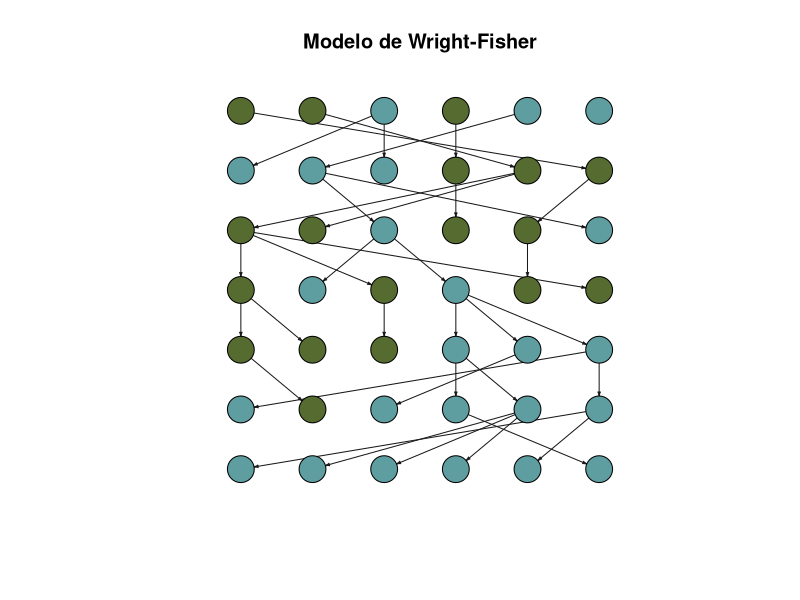
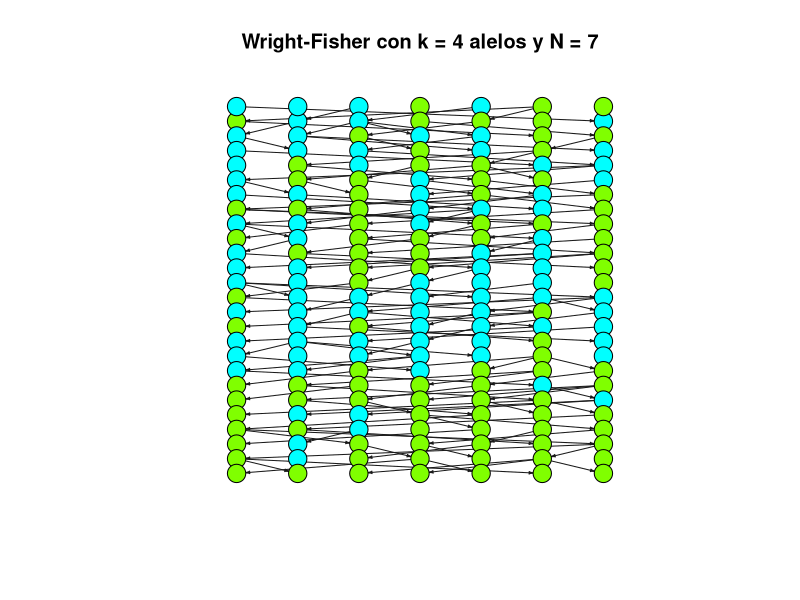
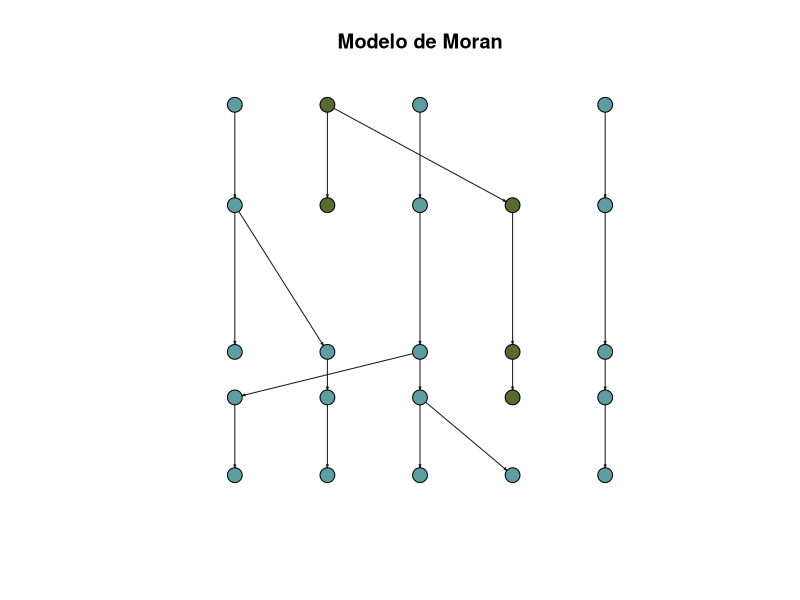
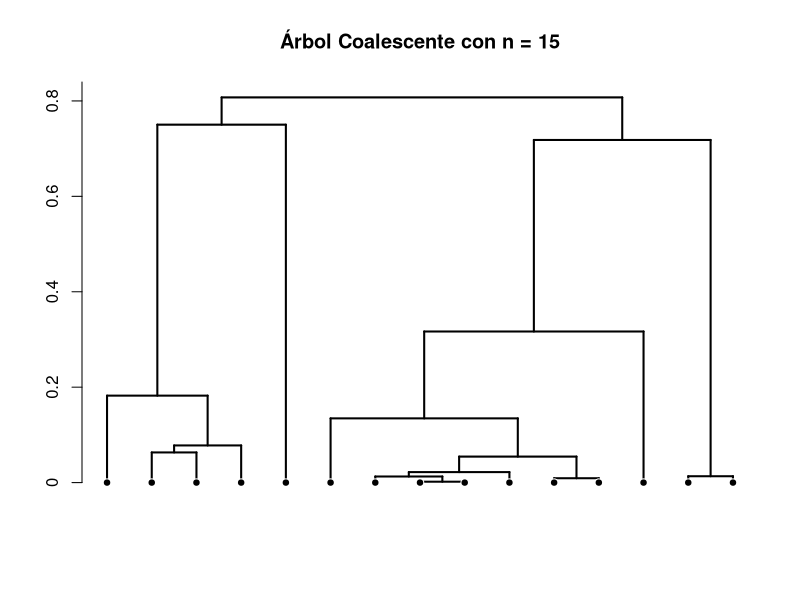
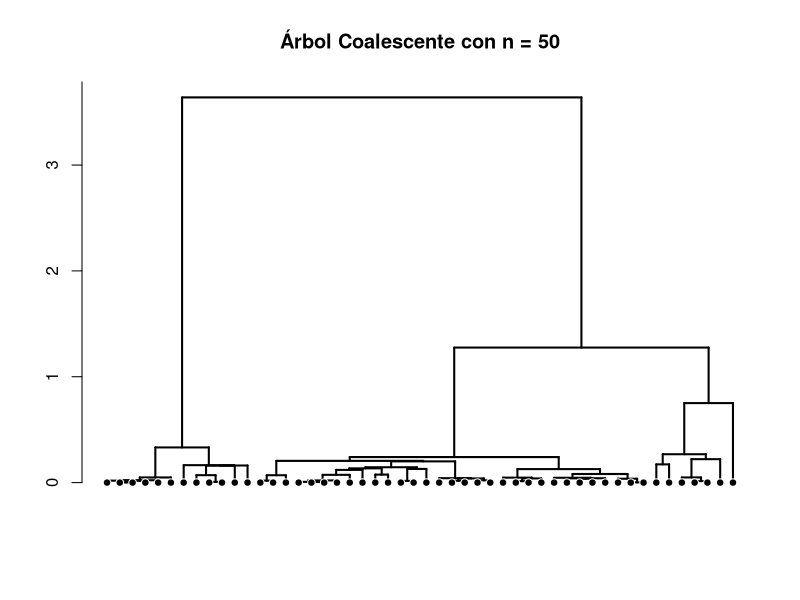
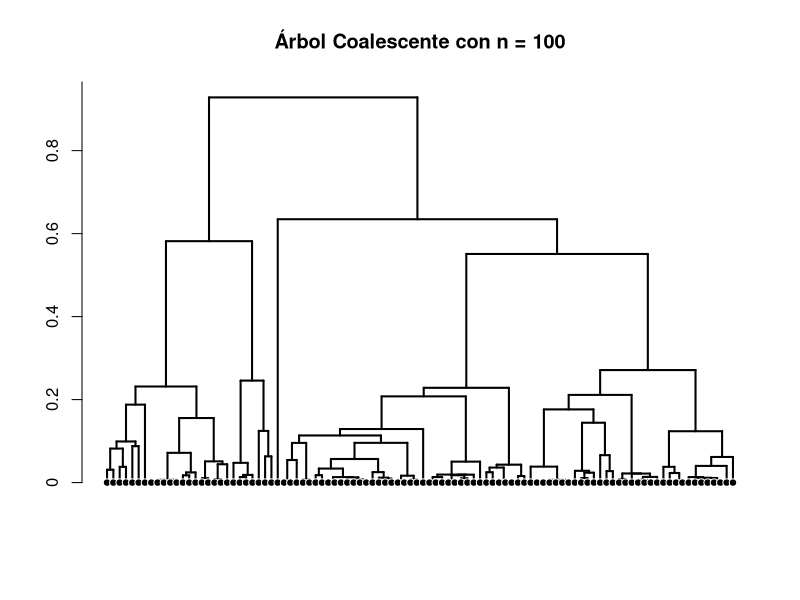
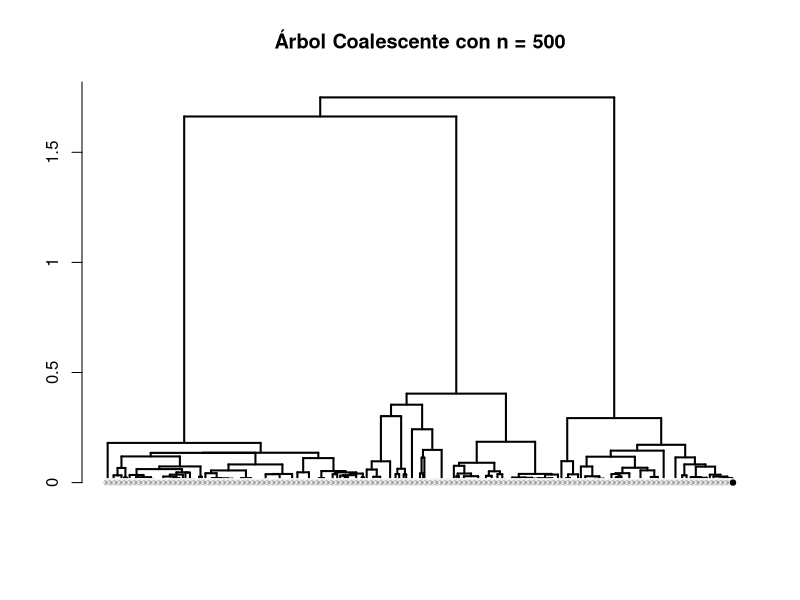
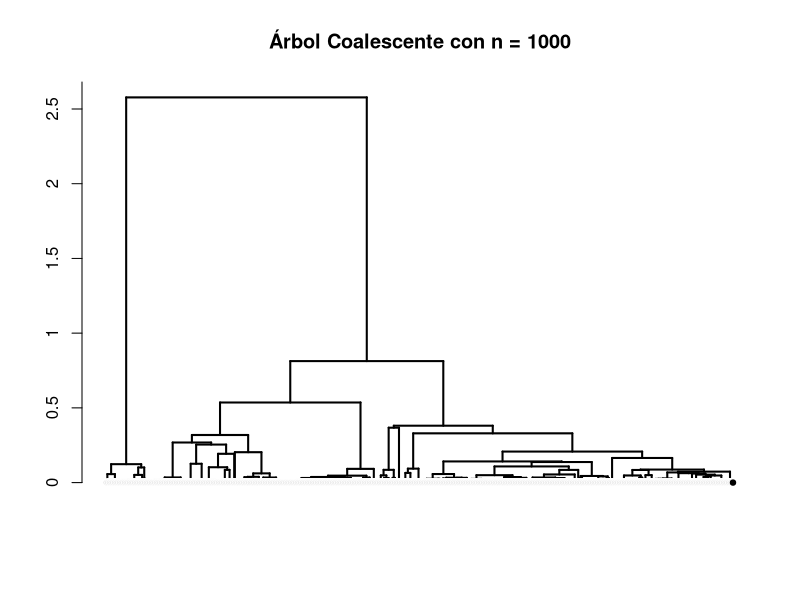

Write R code to recreate these figures, in order.
################################################################################
# Grafos de modelos de coalescencia
# Autor: Elías González Nieto
# Afil : Facultad de Ciencias - UNAM
# Tesis: Distribuciones Tipo Fase para un Modelo de Coalescencia de Tres Alelos
################################################################################

# Librerías
library(igraph)
install.packages("ape")
library(ape)

#######################################################################
# Simulación del Modelo de Wright-Fisher

# Función para simular un proceso de Wright-Fisher bialélico
WF_grafo_completo <- function(N, p0 = 0.5) {
  # Parámetros iniciales
  gen <- rbinom(N, 1, p0)
  history <- list(gen)
  edges <- c()
  
  # Simulación hasta la fijación
  while (!(all(gen == 0) || all(gen == 1))) {
    next_gen <- numeric(N)
    t_actual <- length(history) - 1
    t_siguiente <- length(history)
    
    for (i in 1:N) {
      # Simulación de la siguiente generación
      parent <- sample(1:N, 1)
      next_gen[i] <- gen[parent]
      
      # Nombres para los nodos
      from <- paste0("g", t_actual, "_", parent)
      to   <- paste0("g", t_siguiente, "_", i)
      edges <- c(edges, from, to)
    }
    gen <- next_gen
    history[[length(history) + 1]] <- gen
    
    # Límite por si tarda mucho en fijar
    if(length(history) > 50) break
  }
  
  # Crear el grafo con la librería igraph
  g <- graph_from_edgelist(matrix(edges, ncol = 2, byrow = TRUE), directed = TRUE)
  
  # Consideraciones de nodos
  all_node_names <- unlist(lapply(0:(length(history)-1), function(t) paste0("g", t, "_", 1:N)))
  missing_nodes <- setdiff(all_node_names, V(g)$name)
  if(length(missing_nodes) > 0) g <- add_vertices(g, nv = length(missing_nodes), name = missing_nodes)
  
  # Sincronización de atributos para igraph
  node_data <- data.frame(name = V(g)$name)
  node_data$gen <- as.numeric(gsub("g(\\d+)_\\d+", "\\1", node_data$name))
  node_data$ind <- as.numeric(gsub("g\\d+_(\\d+)", "\\1", node_data$name))
  
  # Coordenadas 
  coords <- matrix(0, nrow = vcount(g), ncol = 2)
  coords[, 1] <- node_data$ind
  coords[, 2] <- -node_data$gen
  
  # Colores y edición
  vertex_colors <- sapply(1:vcount(g), function(i) {
    t <- node_data$gen[i] + 1 # +1 porque R empieza en 1
    id <- node_data$ind[i]
    if(history[[t]][id] == 1) "darkolivegreen" else "cadetblue"
  })
  
  # Dibujo
  plot(g,
       layout = coords,
       vertex.color = vertex_colors,
       vertex.size = 15,
       vertex.label = NA,
       edge.arrow.size = 0.2,
       edge.color = "gray10",
       edge.curved = 0,
       main = paste("Modelo de Wright-Fisher"))
  
  return(history)
}

set.seed(111) # Para reproducibilidad
historial <- WF_grafo_completo(6) # Simulación (figura 1.2 de la tesis)

# Función para hacer un grafo de la finámica con k alelos
set.seed(123)
WF_grafo_k_alelos <- function(N, k = 3) {
  
  # Definimos una paleta de colores preestablecida para k alelos
  colores_alelos <- rainbow(k)
  
  # Usamos como distribución inicial la uniforme
  gen <- sample(1:k, N, replace = TRUE)
  history <- list(gen)
  edges <- c()
  
  # Simulamos hasta fijación
  while (length(unique(gen)) > 1) {
    next_gen <- numeric(N)
    t_prev <- length(history) - 1
    t_curr <- length(history)
    
    for (i in 1:N) {
      # Simulación de WF
      parent <- sample(1:N, 1)
      next_gen[i] <- gen[parent]
      
      # Creación del grafo
      from <- paste0("g", t_prev, "_", parent)
      to   <- paste0("g", t_curr, "_", i)
      edges <- c(edges, from, to)
    }
    
    gen <- next_gen
    history[[length(history) + 1]] <- gen
    
    # Límite para la convergencia
    if(length(history) > 150) break
  }
  
  # Creación y Edición del grafo
  g <- graph_from_edgelist(matrix(edges, ncol = 2, byrow = TRUE), directed = TRUE)
  all_nodes <- unlist(lapply(0:(length(history)-1), function(t) paste0("g", t, "_", 1:N)))
  missing <- setdiff(all_nodes, V(g)$name)
  if(length(missing) > 0) g <- add_vertices(g, nv = length(missing), name = missing)
  nombres <- V(g)$name
  gen_num <- as.numeric(gsub("g(\\d+)_.*", "\\1", nombres))
  ind_num <- as.numeric(gsub(".*_(\\d+)", "\\1", nombres))
  coords <- matrix(0, nrow = vcount(g), ncol = 2)
  coords[, 1] <- ind_num
  coords[, 2] <- -gen_num
  vertex_colors <- sapply(1:vcount(g), function(i) {
    t <- gen_num[i] + 1
    id <- ind_num[i]
    alelo_val <- history[[t]][id]
    colores_alelos[alelo_val]
  })
  
  # Display del grafo
  plot(g,
       layout = coords,
       vertex.color = vertex_colors,
       vertex.size = 10,
       vertex.label = NA,
       edge.arrow.size = 0.2,
       edge.color = "gray10",
       edge.curved = 0, # Líneas rectas
       main = paste("Wright-Fisher con k =", k, "alelos y N =", N))
  
  return(history)
}

# Ejemplo
historial <- WF_grafo_k_alelos(N = 7, k = 4)

#######################################################################
# Modelo de Moran

Moran_grafo_continuo <- function(N, p0 = 0.5) {
  
  # Inicializamos con la probabilidad dada
  gen <- rbinom(N, 1, p0)
  history <- list(gen)
  times <- c(0) # Registro del tiempo por ser a tiempo continuo
  edges <- c()
  
  # Simulación hasta fijación
  while (!(all(gen == 0) || all(gen == 1))) {
    
    # Simulación con tasas exponenciales
    dt <- rexp(1, rate = N)
    times <- c(times, tail(times, 1) + dt)
    t_actual_idx <- length(history)
    next_gen <- gen
    
    # Muerte aleatoria
    muere <- sample(1:N, 1)
    # Nacimiento por elección
    nace_de <- sample(1:N, 1)
    
    # El individuo que nace reemplaza al que muere
    next_gen[muere] <- gen[nace_de]
    
    # Creación y Edición del grafo
    for (i in 1:N) {
      from_node <- paste0("s", t_actual_idx - 1, "_", i)
      to_node   <- paste0("s", t_actual_idx, "_", i)
      
      # Si i es el que murió, su ancestro es el padre (nace_de)
      if (i == muere) {
        from_node <- paste0("s", t_actual_idx - 1, "_", nace_de)
      }
      
      edges <- c(edges, from_node, to_node)
    }
    
    gen <- next_gen
    history[[length(history) + 1]] <- gen
    
    # Límite para convergencia
    if(length(history) > 200) break 
  }
  
  # Display del grafo
  g <- graph_from_edgelist(matrix(edges, ncol = 2, byrow = TRUE), directed = TRUE)
  
  # Leyendas y ediciones
  nombres <- V(g)$name
  step_num <- as.numeric(gsub("s(\\d+)_.*", "\\1", nombres))
  ind_num  <- as.numeric(gsub(".*_(\\d+)", "\\1", nombres))
  
  coords <- matrix(0, nrow = vcount(g), ncol = 2)
  coords[, 1] <- ind_num
  # Usamos el tiempo acumulado para el eje Y en lugar de pasos discretos
  coords[, 2] <- -sapply(step_num, function(s) times[s + 1])
  
  vertex_colors <- sapply(1:vcount(g), function(i) {
    s <- step_num[i] + 1
    id <- ind_num[i]
    if(history[[s]][id] == 1) "darkolivegreen" else "cadetblue"
  })
  
  # 5. Plot
  plot(g,
       layout = coords,
       vertex.color = vertex_colors,
       vertex.size = 8,
       vertex.label = NA,
       edge.arrow.size = 0.15,
       edge.color = "gray10",
       edge.curved = 0,
       main = paste("Modelo de Moran"))
  
  return(list(history=history, times=times))
}


# Ejemplo
set.seed(61) # Semilla que funciona para tener una buena representación
resultado <- Moran_grafo_continuo(N = 5) # N pequeño para apreciar los saltos de tiempo (figura 1.3 en la tesis)

#######################################################################
# Árboles Coaelescentes

par(mfrow = c(1, 1))

# Función para generar un árbol coalescente donde la muestra es de población n 
arbol_coalescente <- function(n){
  # Generar el árbol usando la librería ape
  tree <- rcoal(n)
  
  # Etiquetas para los nodos
  tree$tip.label <- 1:n
  
  # Gráfico del árbol
  plot(tree, 
       main = paste("Árbol Coalescente con n =", n),
       edge.width = 2, 
       direction = "downwards",
       show.tip.label = FALSE) # Ocultamos el texto original "t..."
  
  # Edición de nodos y eje del tiempo
  tiplabels(pch = 21, bg = "black", col = "white", cex = 1)
  axisPhylo(side = 2)
}
# Árboles coalescentes con poblaciones de 50, 100, 500 y 1000 (figura 1.5 en la tesis)
set.seed(42)
arbol_coalescente(15)
poblaciones <- c( 50, 100,500, 1000)
for(p in poblaciones){arbol_coalescente(p)}
arbol_coalescente(500)
